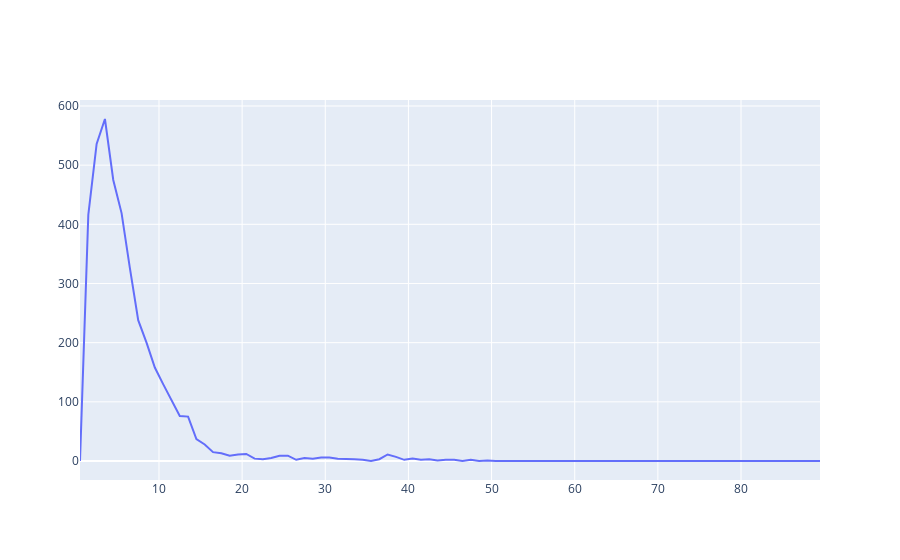

Notebook code for this chart:
### Code cell
vvv['nVertices'].data_hists[0].plot()
